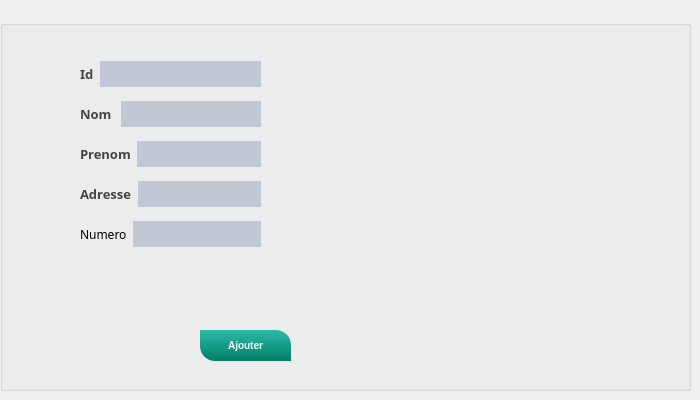
      <widget class="QWidget" name="tab_11">
       <attribute name="title">
        <string>Ajouter Client</string>
       </attribute>
       <widget class="QGroupBox" name="groupBox_4">
        <property name="geometry">
         <rect>
          <x>0</x>
          <y>20</y>
          <width>691</width>
          <height>371</height>
         </rect>
        </property>
        <property name="title">
         <string/>
        </property>
        <widget class="QPushButton" name="BAmenu">
         <property name="geometry">
          <rect>
           <x>200</x>
           <y>310</y>
           <width>91</width>
           <height>31</height>
          </rect>
         </property>
         <property name="styleSheet">
          <string notr="true">QPushButton
{
	background-color: qlineargradient(spread:repeat, x1:1, y1:0, x2:1, y2:1, stop:0 rgba(44, 187, 167, 255),stop:1 rgba(1, 125, 101, 255));
	color: #fff;
	font-size: 10px;
	font-weight: bold;
	border-top-right-radius: 15px;
	border-top-left-radius: 0px;
	border-bottom-right-radius: 0px;
	border-bottom-left-radius: 15px;
	padding: 10px;

}


QPushButton::disabled
{
	background-color: #5c5c5c;

}


QPushButton::hover
{
	background-color: #fca503;

}


QPushButton::pressed
{
	background-color: #3d4ef2;

}
</string>
         </property>
         <property name="text">
          <string>Ajouter</string>
         </property>
        </widget>
        <widget class="QWidget" name="layoutWidget">
         <property name="geometry">
          <rect>
           <x>80</x>
           <y>200</y>
           <width>181</width>
           <height>28</height>
          </rect>
         </property>
         <layout class="QHBoxLayout" name="horizontalLayout">
          <item>
           <widget class="QLabel" name="label_51">
            <property name="font">
             <font>
              <family>Segoe Print</family>
             </font>
            </property>
            <property name="text">
             <string>Numero</string>
            </property>
           </widget>
          </item>
          <item>
           <widget class="QLineEdit" name="linemenu5">
            <property name="styleSheet">
             <string notr="true">
	background-color: #c2c7d5;
	color: #2a547f;
	border: none;
	padding: 5px;</string>
            </property>
           </widget>
          </item>
         </layout>
        </widget>
        <widget class="QWidget" name="layoutWidget">
         <property name="geometry">
          <rect>
           <x>80</x>
           <y>160</y>
           <width>181</width>
           <height>28</height>
          </rect>
         </property>
         <layout class="QHBoxLayout" name="horizontalLayout_2">
          <item>
           <widget class="QLabel" name="label_41">
            <property name="font">
             <font>
              <family>Segoe Print</family>
              <pointsize>-1</pointsize>
              <weight>75</weight>
              <bold>true</bold>
             </font>
            </property>
            <property name="styleSheet">
             <string notr="true">background-color: transparent;
	color: #454544;
	font-weight: bold;
	font-size: 13px;</string>
            </property>
            <property name="text">
             <string>Adresse</string>
            </property>
           </widget>
          </item>
          <item>
           <widget class="QLineEdit" name="linemenu4">
            <property name="styleSheet">
             <string notr="true">
	background-color: #c2c7d5;
	color: #2a547f;
	border: none;
	padding: 5px;
</string>
            </property>
           </widget>
          </item>
         </layout>
        </widget>
        <widget class="QWidget" name="layoutWidget">
         <property name="geometry">
          <rect>
           <x>80</x>
           <y>120</y>
           <width>181</width>
           <height>28</height>
          </rect>
         </property>
         <layout class="QHBoxLayout" name="horizontalLayout_3">
          <item>
           <widget class="QLabel" name="label_40">
            <property name="font">
             <font>
              <family>Segoe Print</family>
              <pointsize>-1</pointsize>
              <weight>75</weight>
              <bold>true</bold>
             </font>
            </property>
            <property name="styleSheet">
             <string notr="true">background-color: transparent;
	color: #454544;
	font-weight: bold;
	font-size: 13px;</string>
            </property>
            <property name="text">
             <string>Prenom</string>
            </property>
           </widget>
          </item>
          <item>
           <widget class="QLineEdit" name="linemenu3">
            <property name="styleSheet">
             <string notr="true">	background-color: #c2c7d5;
	color: #2a547f;
	border: none;
	padding: 5px;
</string>
            </property>
           </widget>
          </item>
         </layout>
        </widget>
        <widget class="QWidget" name="layoutWidget">
         <property name="geometry">
          <rect>
           <x>80</x>
           <y>80</y>
           <width>181</width>
           <height>28</height>
          </rect>
         </property>
         <layout class="QHBoxLayout" name="horizontalLayout_4">
          <item>
           <widget class="QLabel" name="label_38">
            <property name="font">
             <font>
              <family>Segoe Print</family>
              <pointsize>-1</pointsize>
              <weight>75</weight>
              <bold>true</bold>
             </font>
            </property>
            <property name="styleSheet">
             <string notr="true">background-color: transparent;
	color: #454544;
	font-weight: bold;
	font-size: 13px;</string>
            </property>
            <property name="text">
             <string>Nom </string>
            </property>
           </widget>
          </item>
          <item>
           <widget class="QLineEdit" name="linemenu2">
            <property name="styleSheet">
             <string notr="true">
	background-color: #c2c7d5;
	color: #2a547f;
	border: none;
	padding: 5px;
</string>
            </property>
           </widget>
          </item>
         </layout>
        </widget>
        <widget class="QWidget" name="layoutWidget">
         <property name="geometry">
          <rect>
           <x>80</x>
           <y>40</y>
           <width>181</width>
           <height>28</height>
          </rect>
         </property>
         <layout class="QHBoxLayout" name="horizontalLayout_5">
          <item>
           <widget class="QLabel" name="label_32">
            <property name="font">
             <font>
              <family>Segoe Print</family>
              <pointsize>-1</pointsize>
              <weight>75</weight>
              <bold>true</bold>
             </font>
            </property>
            <property name="styleSheet">
             <string notr="true">background-color: transparent;
	color: #454544;
	font-weight: bold;
	font-size: 13px;</string>
            </property>
            <property name="text">
             <string>Id</string>
            </property>
           </widget>
          </item>
          <item>
           <widget class="QLineEdit" name="linemenu1">
            <property name="styleSheet">
             <string notr="true">
	background-color: #c2c7d5;
	color: #2a547f;
	border: none;
	padding: 5px;
</string>
            </property>
           </widget>
          </item>
         </layout>
        </widget>
       </widget>
      </widget>
